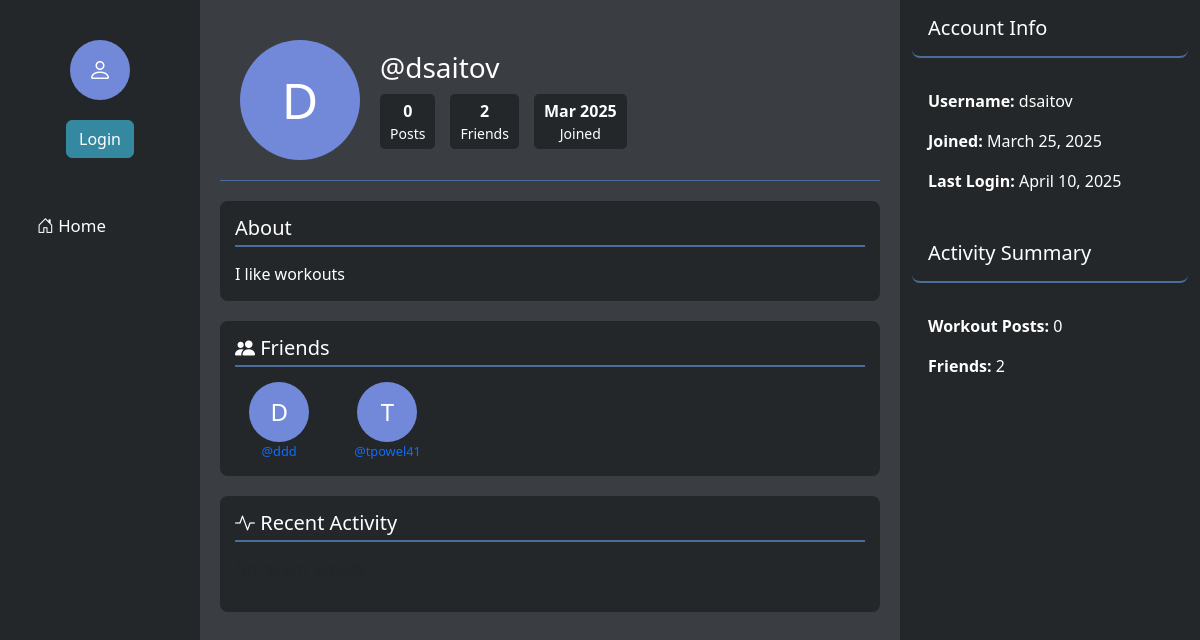
/profile/dsaitov/, run on an earlier commit of the app's database.
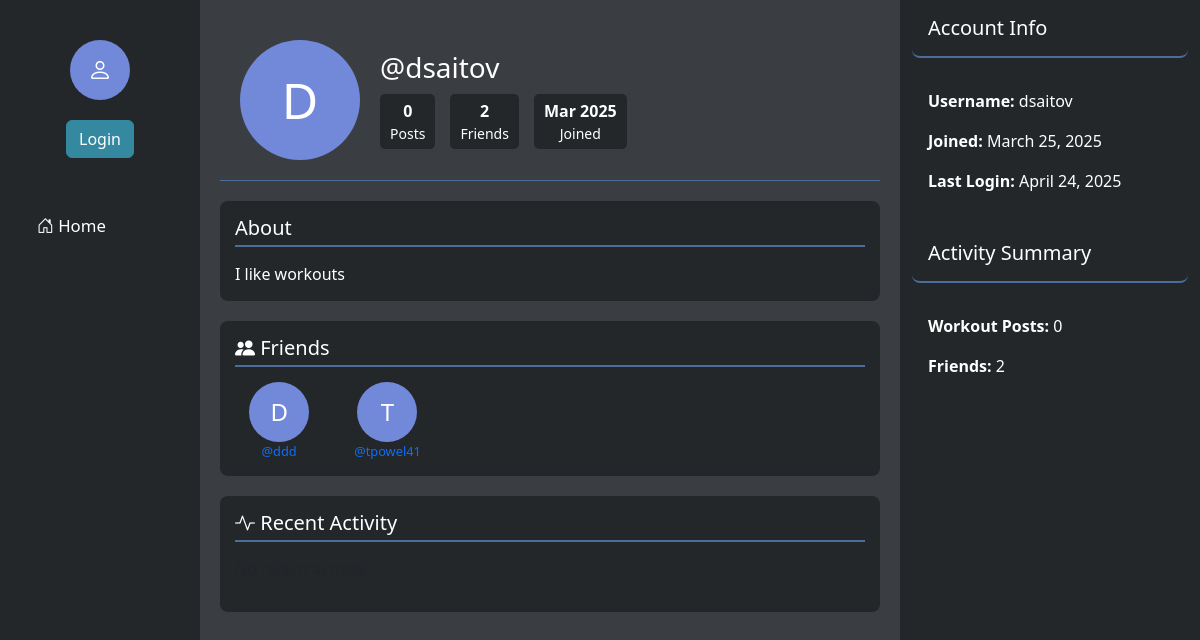
And on a later commit of the database.
### main/models.py (models this page shows)
class User(AbstractUser):
    name = models.CharField(max_length=200, null=True)
    email = models.EmailField(unique=True, null=True)
    bio = models.TextField(null=True)
    avatar = models.ImageField(null=True, default="avatar.svg")
    profile_picture = models.ImageField(upload_to='profile_images/', null=True, blank=True)
    groups = models.ManyToManyField(
        'auth.Group',
        related_name='main_user_set',
        blank=True,
        help_text='The groups this user belongs to.',
        verbose_name='groups',
    )
    user_permissions = models.ManyToManyField(
        'auth.Permission',
        related_name='main_user_set',
        blank=True,
        help_text='Specific permissions for this user.',
        verbose_name='user permissions',
    )
    USERNAME_FIELD = 'email'
    REQUIRED_FIELDS = ['username']  # Username is required for AbstractUser
    class Meta:
        app_label = 'main'
        db_table = 'main_user'

### main/views.py (the view, shortened to what this page needs)
# urls.py: path('profile/<str:username>/', views.profile, name='profile'),
def profile(request, username):
    profile_user = get_object_or_404(User, username=username)
    is_friend = False
    friend_request_sent = False
    friend_request_received = False
    if request.method == 'POST' and request.user.is_authenticated and request.user == profile_user:
        if 'bio' in request.POST:
            profile_user.bio = request.POST.get('bio')
            profile_user.save()
            messages.success(request, "Bio updated successfully!")
            return redirect('profile', username=username)
    friends = []
    friendships = Friendship.objects.filter(
        Q(user1=profile_user) | Q(user2=profile_user)
    )
    for friendship in friendships:
        if friendship.user1 == profile_user:
            friends.append(friendship.user2)
        else:
            friends.append(friendship.user1)
    context = {
        'profile_user': profile_user,
        'is_friend': is_friend,
        'friend_request_sent': friend_request_sent,
        'friend_request_received': friend_request_received,
        'friends': friends,
    }
    return render(request, 'profile.html', context)

### templates/profile.html (shortened to what the changed rows need)
<!DOCTYPE html>
<html lang="en">
<head>
    <link href="https://cdn.jsdelivr.net/npm/bootstrap@5.3.0/dist/css/bootstrap.min.css" rel="stylesheet">
    <link rel="stylesheet" href="https://cdn.jsdelivr.net/npm/bootstrap-icons@1.10.0/font/bootstrap-icons.css">
</head>
<body>
    <div class="container-fluid">
        <div class="row">
            <div class="col-7 center-column">
                <div class="profile-header">
                    <div class="profile-image">
                        {% if profile_user.profile_picture %}
                            <img src="{{ profile_user.profile_picture.url }}" alt="Profile Picture" class="img-thumbnail" style="width: 120px; height: 120px; object-fit: cover; border-radius: 50%;">
                        {% else %}
                            <div class="profile-circle" style="width: 120px; height: 120px; font-size: 50px;">
                                {{ profile_user.username.0|upper }}
                            </div>
                        {% endif %}
                    </div>
                    <div class="profile-info">
                        <h3>@{{ profile_user.username }}</h3>
                        <div class="profile-stats">
                            <div class="stat-item">
                            </div>
                            <div class="stat-item">
                            </div>
                            <div class="stat-item">
                                <div><strong>{{ profile_user.date_joined|date:"M Y" }}</strong></div>
                            </div>
                        </div>
                    </div>
                </div>
                <div class="bio-section">
                    <h5>
                        About
                    </h5>
                    <div id="bio-display" class="bio-text">
                        {% if profile_user.bio %}
                            {{ profile_user.bio }}
                        {% else %}
                            <p class="text-muted">No bio available.</p>
                        {% endif %}
                    </div>
                </div>
            </div>
            <div class="col-3 right-column">
                <div class="right-top">
                    <div class="p-3">
                        <p><strong>Username:</strong> {{ profile_user.username }}</p>
                        <p><strong>Joined:</strong> {{ profile_user.date_joined|date:"F d, Y" }}</p>
                        <p><strong>Last Login:</strong> {{ profile_user.last_login|date:"F d, Y" }}</p>
                    </div>
                </div>
            </div>
        </div>
    </div>
</body>
</html>

What changed in the data, as far as the page shows it:
changed User "dsaitov": last_login "April 10, 2025" → "April 24, 2025"
